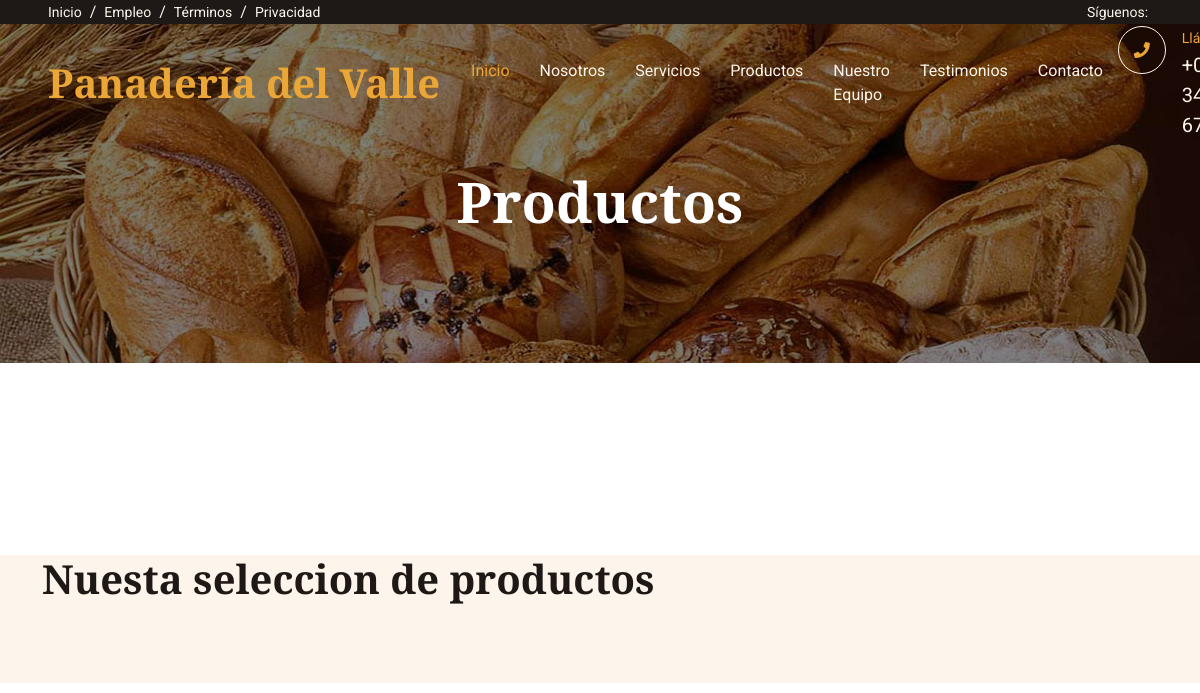
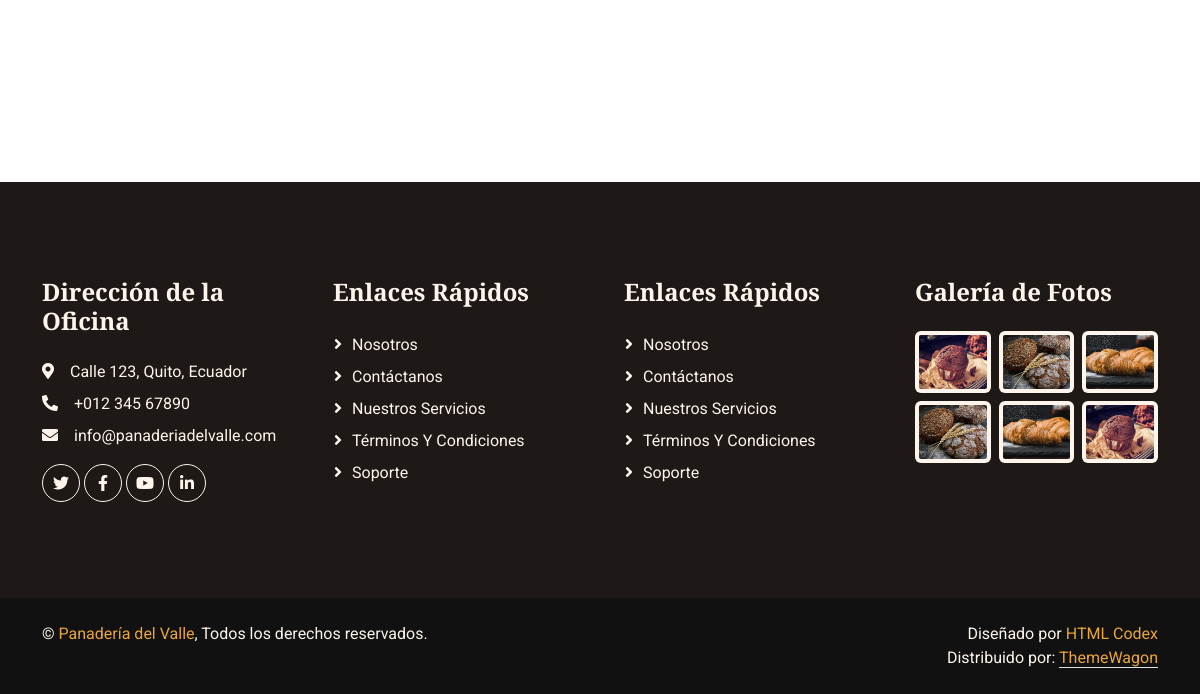
The page /product/ on the database as committed earlier (2 pictures, top to bottom).
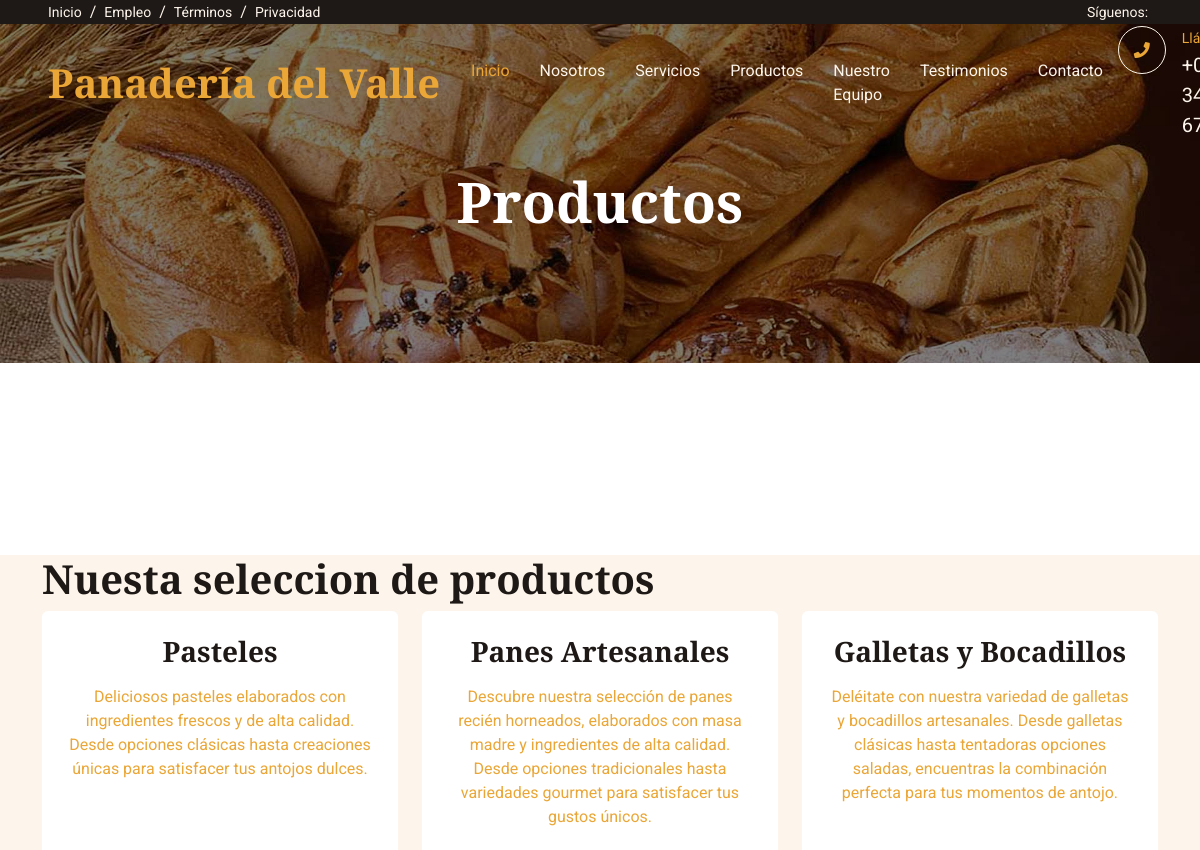
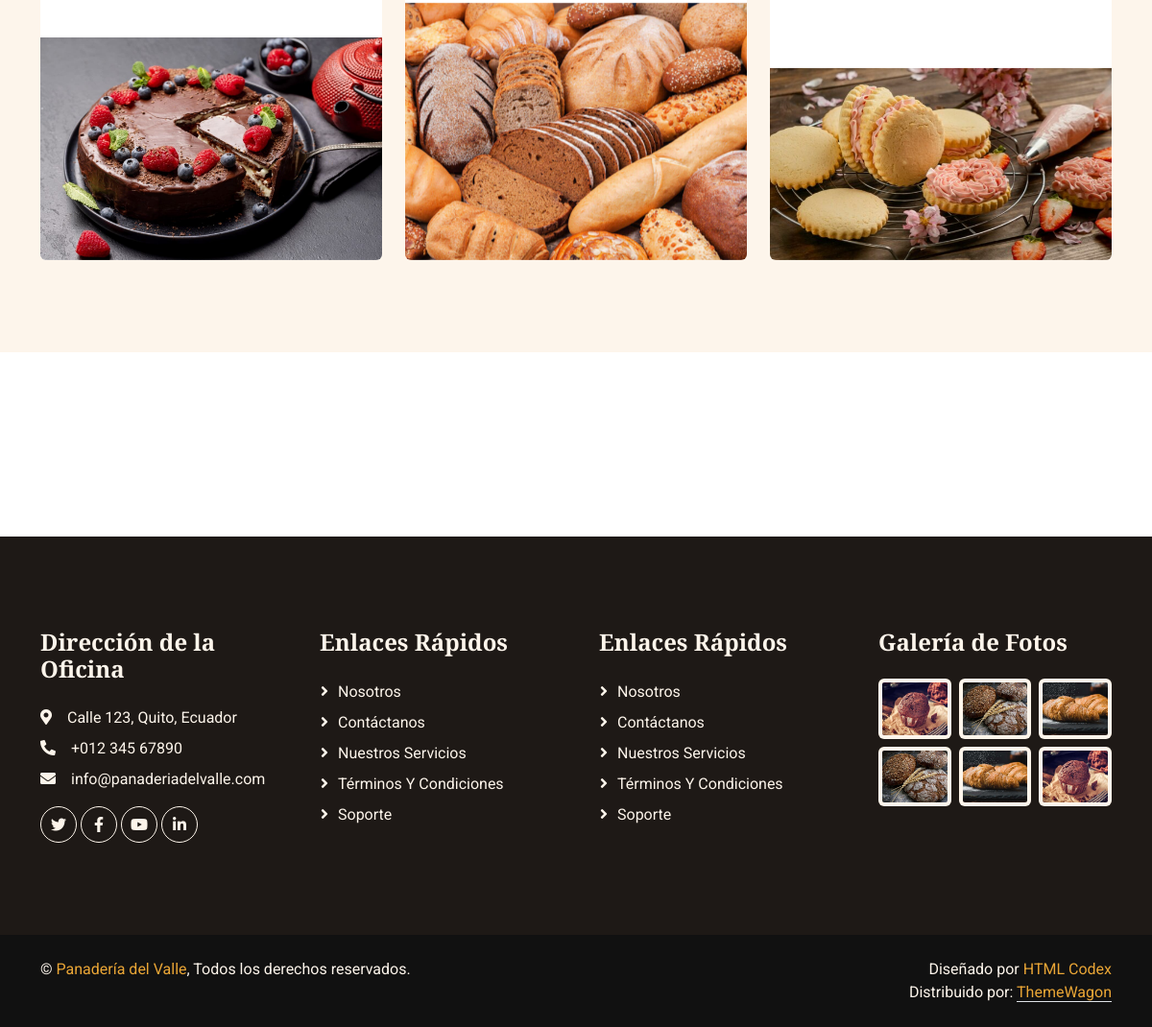
The same page on the database as committed later (2 pictures, top to bottom).
### products/models.py (models this page shows, shortened)
class Category(models.Model):
    name = models.CharField(max_length=50, verbose_name="Nombre")
    description = models.TextField(verbose_name="Descripción")
    image = models.ImageField(upload_to='category_images/', verbose_name="Imagen")
    created = models.DateField(auto_now_add=True, verbose_name="Fecha de creación")
    updated = models.DateField(auto_now=True, verbose_name="Fecha de edición")

### products/views.py (the view)
# urls.py: path('', category_products, name='products'),
def category_products(request, category_id=None):
    categories = Category.objects.all()
    if category_id:
        category = get_object_or_404(Category, pk=category_id)
        products = Product.objects.filter(category=category)
        return render(request, 'products/product.html', {'category': category, 'products': products})
    return render(request, 'products/product.html', {'categories': categories})

### social/processors.py (called while the page is built)
def ctx_dict(request):
    dict_social={}
    urls=Social.objects.all()
    for url in urls:
        dict_social[url.key]=url.url
    return dict_social

### products/templates/products/product.html (shortened to what this page needs)
{% extends "core/base.html" %}
{% block header_Title %}Productos{% endblock %}
{% block content %}
{% load static %}
<div class="container-xxl bg-light my-6 py-6 pt-0" style="margin: 12rem 0;">
<div class="container">
    <h1>Nuesta seleccion de productos</h1>
    <div class="row g-4">
        {% for category in categories %}
            <div class="col-lg-4 col-md-6 wow fadeInUp" data-wow-delay="0.1s">
                <a href="{% url 'product_details' category.id %}">
                    <div class="category-item d-flex flex-column bg-white rounded overflow-hidden h-100">
                        <div class="text-center p-4">
                            <h3 class="mb-3">{{ category.name }}</h3>
                            <span>{{ category.description }}</span>
                        </div>
                        <div class="position-relative mt-auto">
                            <img class="img-fluid" src="{{ category.image.url }}" alt="{{ category.name }}">
                        </div>
                    </div>
                </a>
            </div>
        {% endfor %}
    </div>
</div>
</div>
{% endblock %}

Rows that differ between the two databases and show on the page:
added Category: name "Pasteles", description "Deliciosos pasteles elaborados con ingredientes frescos y de alta calidad. Desde opciones clásicas hasta creaciones únicas para satisfacer tus antojos dulces.", image (picture)
added Category: name "Panes Artesanales", description "Descubre nuestra selección de panes recién horneados, elaborados con masa madre y ingredientes de alta calidad. Desde opciones tradicionales hasta variedades gourmet para satisfacer tus gustos únicos.", image (picture)
added Category: name "Galletas y Bocadillos", description "Deléitate con nuestra variedad de galletas y bocadillos artesanales. Desde galletas clásicas hasta tentadoras opciones saladas, encuentras la combinación perfecta para tus momentos de antojo.", image (picture)
